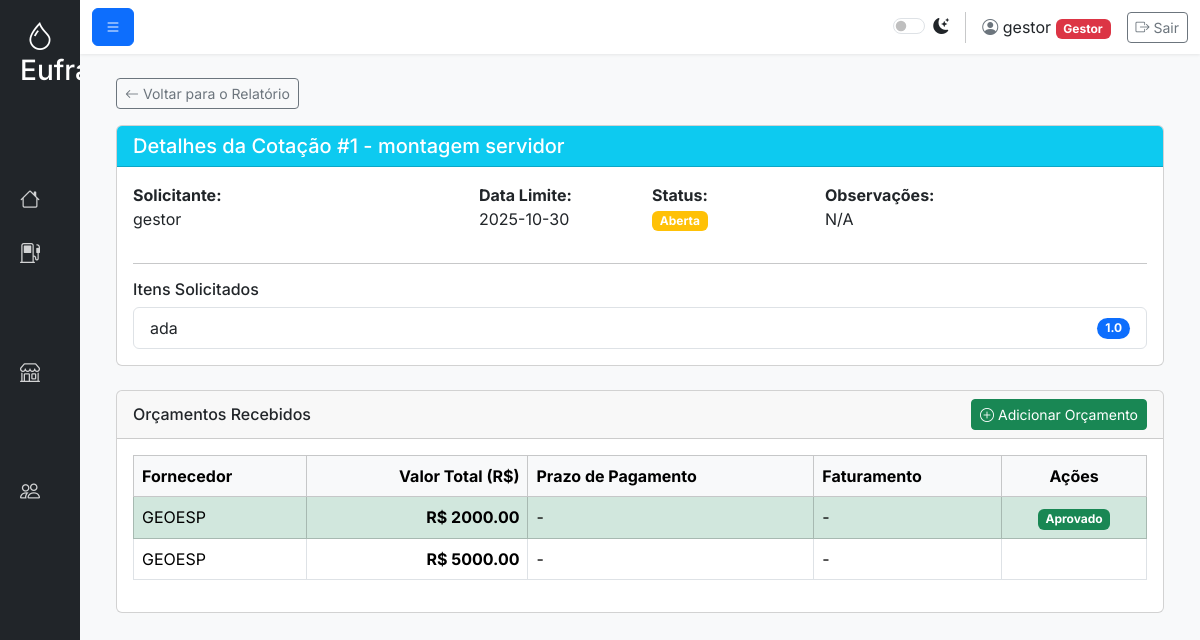
/dealers/cotacao/1 (signed in), run on an earlier commit of the app's database.
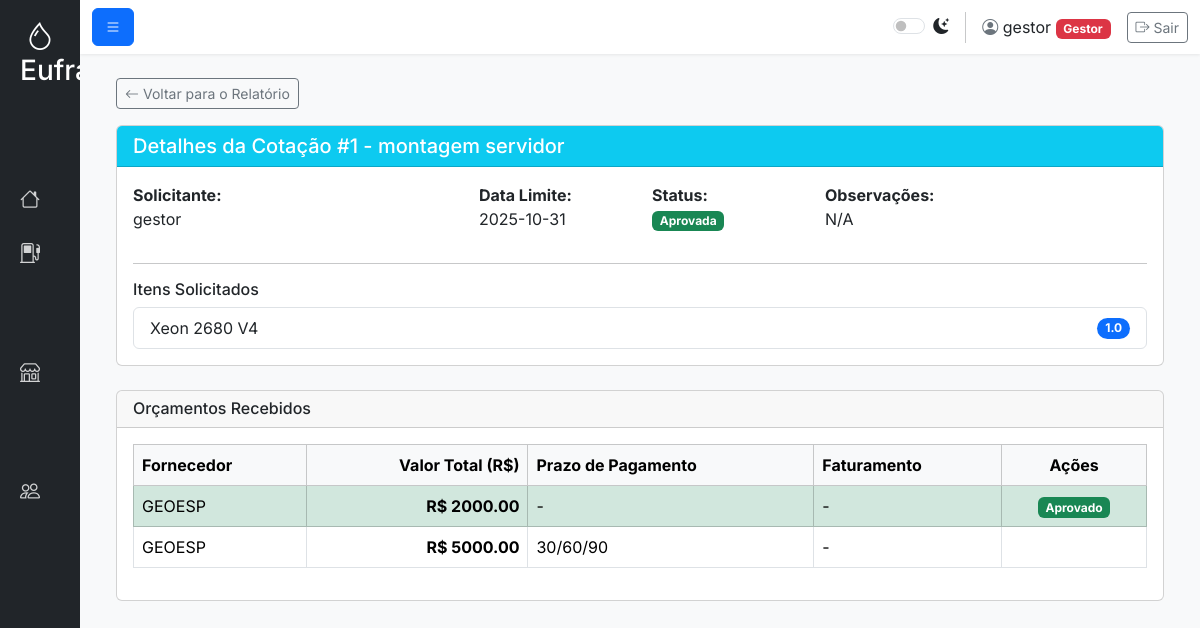
And on a later commit of the database.
### tables this page shows
CREATE TABLE cotacoes (
                id INTEGER PRIMARY KEY, user_id INTEGER, titulo TEXT, data_limite TEXT,
                observacoes TEXT, status TEXT, data_aprovacao TEXT, data_registro TEXT
            , criado_por_id INTEGER REFERENCES users(id));

CREATE TABLE cotacao_itens (
                id INTEGER PRIMARY KEY, cotacao_id INTEGER, descricao TEXT, quantidade REAL
            );

CREATE TABLE orcamentos (
                id INTEGER PRIMARY KEY, cotacao_id INTEGER, fornecedor_id INTEGER, valor REAL,
                prazo_pagamento TEXT, faturamento TEXT, data_registro TEXT, aprovado BOOLEAN
            );

CREATE TABLE fornecedores (
        id INTEGER PRIMARY KEY AUTOINCREMENT,
        cnpj TEXT NOT NULL UNIQUE,
        nome TEXT NOT NULL,
        ie TEXT,
        endereco TEXT,
        tipo TEXT,
        contato TEXT,
        data_registro TEXT DEFAULT CURRENT_TIMESTAMP
    );

### app.py (the view, shortened to what this page needs)
@app.route('/dealers/cotacao/<int:cotacao_id>', methods=['GET', 'POST'])
@login_required
def cotacao_detalhe(cotacao_id):
    user_role = g.user['role']
    cotacao = obter_cotacao_por_id(cotacao_id)
    itens = obter_itens_por_cotacao_id(cotacao_id)
    orcamentos = obter_orcamentos_por_cotacao_id(cotacao_id)
    fornecedores = obter_fornecedores()
    return render_template('cotacao_detalhe.html', active_page='cotacoes', cotacao=cotacao, itens=itens, orcamentos=orcamentos, fornecedores=fornecedores)

### app.py (called while the page is built)
@app.before_request
def load_logged_in_user():
    user_id = session.get('user_id')
    g.user = get_user_by_id(user_id) if user_id else None

def login_required(view):
    @wraps(view)
    def wrapped_view(*args, **kwargs):
        if g.user is None:
            flash('Você precisa estar logado para acessar esta página.', 'warning')
            return redirect(url_for('login'))
        return view(*args, **kwargs)
    return wrapped_view

@app.context_processor
def inject_now():
    return {'now': datetime.now(), 'g': g}

### database.py (called while the page is built)
def get_db_connection():
    conn = sqlite3.connect('abastecimentos.db')
    conn.row_factory = sqlite3.Row
    return conn

def obter_cotacao_por_id(cotacao_id):
    conn = get_db_connection()
    try:
        query = "SELECT c.*, u.username as solicitante FROM cotacoes c JOIN users u ON c.user_id = u.id WHERE c.id = ?"
        df = pd.read_sql_query(query, conn, params=(cotacao_id,))
        return df.iloc[0].to_dict() if not df.empty else None
    finally:
        conn.close()

def get_user_by_id(user_id):
    conn = get_db_connection()
    user = conn.execute('SELECT * FROM users WHERE id = ?', (user_id,)).fetchone()
    conn.close()
    return user

### templates/cotacao_detalhe.html (shortened to what the changed rows need)
{% extends "base.html" %}
{% block content %}
<div class="container-fluid">
    <div class="card mb-4">
        <div class="card-header bg-info text-white">
            <h5 class="mb-0">Detalhes da Cotação #{{ cotacao.id }} - {{ cotacao.titulo }}</h5>
        </div>
        <div class="card-body">
            <div class="row">
                <div class="col-md-2"><strong>Data Limite:</strong><p>{{ cotacao.data_limite }}</p></div>
                <div class="col-md-2"><strong>Status:</strong>
                    <p><span class="badge {% if cotacao.status == 'Aberta' %}bg-warning{% elif cotacao.status == 'Fechada' %}bg-primary{% elif cotacao.status == 'Aprovada' %}bg-success{% else %}bg-danger{% endif %}">{{ cotacao.status }}</span></p>
                </div>
                <div class="col-md-4"><strong>Observações:</strong><p>{{ cotacao.observacoes or 'N/A' }}</p></div>
            </div>
            <ul class="list-group">
                {% for item in itens %}
                <li class="list-group-item d-flex justify-content-between align-items-center">
                    {{ item.descricao }}
                    <span class="badge bg-primary rounded-pill">{{ item.quantidade }}</span>
                </li>
                {% endfor %}
            </ul>
        </div>
    </div>
    <div class="card">
        <div class="card-header d-flex justify-content-between align-items-center">
            <h6 class="mb-0">Orçamentos Recebidos</h6>
            {% if cotacao.status in ['Aberta', 'Fechada'] and g.user.role in ['Administrador', 'Comprador', 'Gestor'] %}
            <button class="btn btn-sm btn-success" data-bs-toggle="modal" data-bs-target="#adicionarOrcamentoModal">
                <i class="bi bi-plus-circle"></i> Adicionar Orçamento
            </button>
            {% endif %}
        </div>
        <div class="card-body">
            {% if orcamentos %}
            <div class="table-responsive">
                <table class="table table-bordered table-hover">
                    <thead class="table-light">
                        <tr>
                            <th>Fornecedor</th>
                            <th class="text-end">Valor Total (R$)</th>
                            <th>Prazo de Pagamento</th>
                            <th>Faturamento</th>
                            <th class="text-center">Ações</th>
                        </tr>
                    </thead>
                    <tbody>
                        {% for orcamento in orcamentos %}
                        <tr class="{{ 'table-success' if orcamento.aprovado else '' }}">
                            <td>{{ orcamento.fornecedor_nome }}</td>
                            <td class="text-end fw-bold">R$ {{ "%.2f"|format(orcamento.valor) }}</td>
                            <td>{{ orcamento.prazo_pagamento or '-' }}</td>
                            <td>{{ orcamento.faturamento or '-' }}</td>
                            <td class="text-center">
                            </td>
                        </tr>
                        {% endfor %}
                    </tbody>
                </table>
            </div>
            {% else %}
            <p class="text-center text-muted">Nenhum orçamento adicionado para esta cotação ainda.</p>
            {% endif %}
        </div>
    </div>
</div>
{% endblock %}

What changed in the data, as far as the page shows it:
changed cotacoes "montagem servidor": data_limite "2025-10-30" → "2025-10-31"; status "Aberta" → "Aprovada"
changed cotacao_itens: descricao "ada" → "Xeon 2680 V4"
changed orcamentos (number 2 of 2 on the later page): prazo_pagamento "-" → "30/60/90"
Also different on the page:
text no longer shown: "Adicionar Orçamento"
